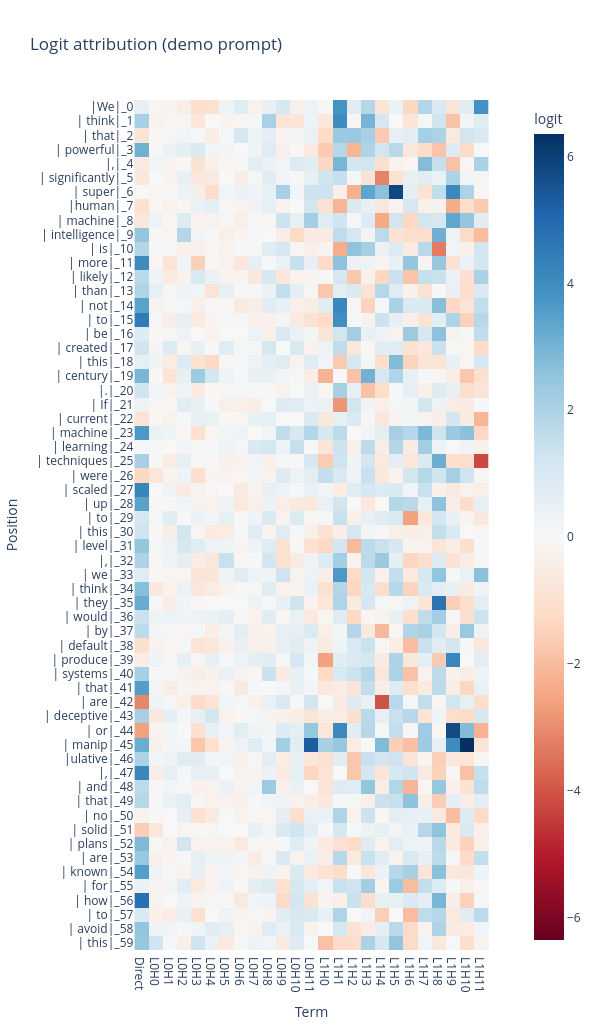

Here is the notebook cell this chart was saved with:
### Code cell
str_tokens = [tokenizer_2l.decode(t_) for t_ in tokens.squeeze()]
plot_logit_attribution(model, logit_attr, tokens, title="Logit attribution (demo prompt)")

### Figure 1 — Plotly figure (JSON) as saved in the notebook; plotly's stock layout.template omitted (floating-point values rounded to 4 significant figures; data arrays with more than 128 entries replaced by an {"elided": "..."} marker saying what was removed)
{"data": [{"coloraxis": "coloraxis", "hovertemplate": "Term: %{x}<br>Position: %{y}<br>logit: %{z}<extra></extra>", "name": "0", "type": "heatmap", "x": ["Direct", "L0H0", "L0H1", "L0H2", "L0H3", "L0H4", "L0H5", "L0H6", "L0H7", "L0H8", "L0H9", "L0H10", "L0H11", "L1H0", "L1H1", "L1H2", "L1H3", "L1H4", "L1H5", "L1H6", "L1H7", "L1H8", "L1H9", "L1H10", "L1H11"], "xaxis": "x", "y": ["|We|_0", "| think|_1", "| that|_2", "| powerful|_3", "|,|_4", "| significantly|_5", "| super|_6", "|human|_7", "| machine|_8", "| intelligence|_9", "| is|_10", "| more|_11", "| likely|_12", "| than|_13", "| not|_14", "| to|_15", "| be|_16", "| created|_17", "| this|_18", "| century|_19", "|.|_20", "| If|_21", "| current|_22", "| machine|_23", "| learning|_24", "| techniques|_25", "| were|_26", "| scaled|_27", "| up|_28", "| to|_29", "| this|_30", "| level|_31", "|,|_32", "| we|_33", "| think|_34", "| they|_35", "| would|_36", "| by|_37", "| default|_38", "| produce|_39", "| systems|_40", "| that|_41", "| are|_42", "| deceptive|_43", "| or|_44", "| manip|_45", "|ulative|_46", "|,|_47", "| and|_48", "| that|_49", "| no|_50", "| solid|_51", "| plans|_52", "| are|_53", "| known|_54", "| for|_55", "| how|_56", "| to|_57", "| avoid|_58", "| this|_59"], "yaxis": "y", "z": {"elided": "60x25 float values"}}], "layout": {"coloraxis": {"cmid": 0, "colorbar": {"title": {"text": "logit"}}, "colorscale": [[0, "rgb(103,0,31)"], [0.1, "rgb(178,24,43)"], [0.2, "rgb(214,96,77)"], [0.3, "rgb(244,165,130)"], [0.4, "rgb(253,219,199)"], [0.5, "rgb(247,247,247)"], [0.6, "rgb(209,229,240)"], [0.7, "rgb(146,197,222)"], [0.8, "rgb(67,147,195)"], [0.9, "rgb(33,102,172)"], [1, "rgb(5,48,97)"]]}, "height": 1030, "title": {"text": "Logit attribution (demo prompt)"}, "width": 600, "xaxis": {"anchor": "y", "constrain": "domain", "domain": [0, 1], "scaleanchor": "y", "title": {"text": "Term"}}, "yaxis": {"anchor": "x", "autorange": "reversed", "constrain": "domain", "domain": [0, 1], "title": {"text": "Position"}}}}
